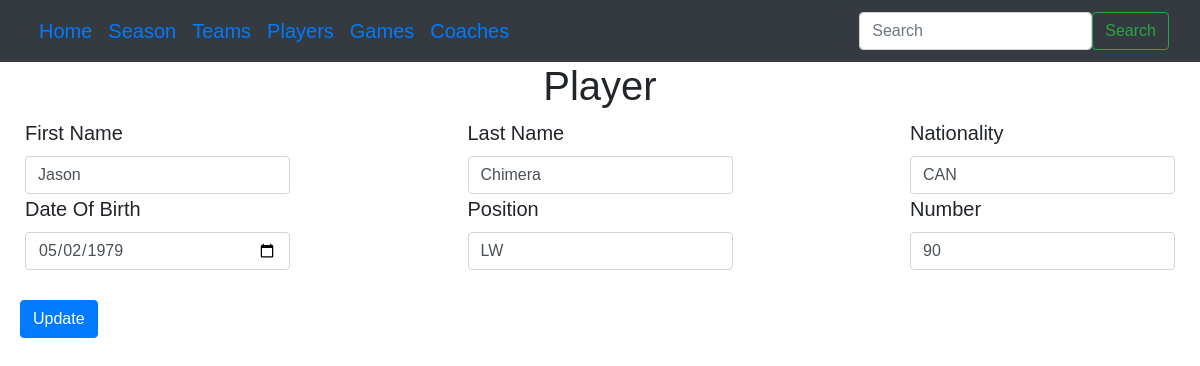
/players/update/8466251, run on the app's committed database.
### tables this page shows
CREATE TABLE Player (
    playerid INTEGER PRIMARY KEY,
    first_name TEXT,
    last_name TEXT,
    dateofbirth DATE,
    nationality TEXT,
    position TEXT,
    number INTEGER CHECK (number BETWEEN 0 AND 99)
);

### flaskr/player.py (the view, shortened to what this page needs)
@bp.route('/players/update/<int:id>', methods=['GET','POST'])
def update_player(id):
    db = get_db()
    if request.method == "GET":
        params_dict = {"id":id}
        cursor = db.execute(player_query,params_dict)
        db.commit()
        players = []
        for result in cursor:
            players.append(result)
        return render_template("player/update.html", player=players[0])

### flaskr/db.py (called while the page is built)
def get_db():
    if 'db' not in g:
        g.db = sqlite3.connect(
            current_app.config['DATABASE'],
            detect_types=sqlite3.PARSE_DECLTYPES
        )
        g.db.row_factory = sqlite3.Row
    return g.db

### flaskr/templates/player/update.html
{% extends 'base.html' %}
{% block header %}
  <h1 class="headtitle">{% block title %}Player{% endblock %}</h1>
{% endblock %}
{% block content %}
<form method="POST" action="{{url_for('player.players')}}/update/{{player[0]}}">
    <div class="row g-3" style="justify-content: space-between; margin-left: 10px; margin-right: 10px;">
        <div class="col-md-3">
          <label for="inputEmail4" class="form-label">First Name</label>
          <input type="text" class="form-control" name="first_name" value={{player[1]}} required>
        </div>
        <div class="col-md-3">
          <label for="inputPassword4" class="form-label">Last Name</label>
          <input type="text" class="form-control" name="last_name" value="{{player[2]}}" required>
        </div>
        <div class="col-md-3">
            <label for="inputEmail4" class="form-label">Nationality</label>
            <input type="text" class="form-control" name="nationality" value="{{player[4]}}" required>
        </div>
      </div>
    <div class="row g-3" style="justify-content: space-between; margin-left: 10px; margin-right: 10px;">
        <div class="col-md-3">
            <label for="inputPassword4" class="form-label">Date Of Birth</label>
            <input type="date" class="form-control" value="{{player[3]}}" name="DOB" required>
        </div>
        <div class="col-md-3">
            <label for="inputEmail4" class="form-label">Position</label>
            <input type="text" class="form-control" value="{{player[5]}}" name="position" required>
        </div>
        <div class="col-md-3">
            <label for="inputEmail4" class="form-label">Number</label>
            <input type="number" class="form-control" value="{{player[6]}}" name="number" required>
        </div>
    </div>
    <br>
    <button type="submit" class="btn btn-primary" style="margin-left: 20px;">Update</button>
</form>
{% endblock %}

### flaskr/static/style.css (style rules this page uses)
body { font-size: 15pt; font-family: arial; }

### data on the page
Player: first_name "Jason", last_name "Chimera", nationality "CAN", DOB "05/02/1979", position "LW", number "90"
